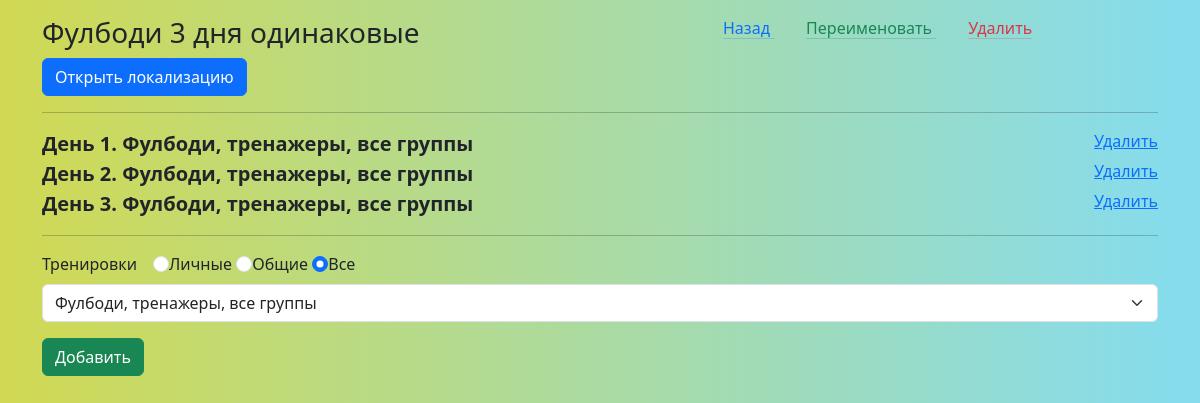
/plan_new/5 (signed in), run on the app's committed database.
### _models.py (models this page shows, shortened)
class Plan(db.Model):
    __tablename__ = 'plans'
    id = db.Column(db.Integer, primary_key=True)
    name = db.Column(db.String, default='New Plan')
    local_names = db.Column(db.Text)
    owner = db.Column(db.String, default='Admin')
    img = db.Column(db.Text)
    trainings = relationship('Training', secondary='plan_trainings', back_populates='plans')

class User(db.Model, UserMixin):
    __tablename__ = 'users'
    id = db.Column(db.Integer, primary_key=True)
    name = db.Column(db.String(80), nullable=False, unique=True)
    password = db.Column(db.String(80), nullable=False)
    role = db.Column(db.String(80), nullable=False, default='user')
    email = db.Column(db.String(80), unique=True, nullable=False)
    language = db.Column(db.String(20), default='EN')
    preferences = db.Column(db.Text, default=[])
    date_registration = Column(db.DateTime)
    date_last_activity = Column(db.DateTime)
    trainings = relationship('UserTraining', back_populates='user')

class Training(db.Model):
    __tablename__ = 'trainings'
    training_id = db.Column(db.Integer, primary_key=True)
    name = db.Column(db.String(50), nullable=False)
    local_names = db.Column(db.Text)
    owner = db.Column(db.String(80), default='admin')
    exercises = relationship('Exercise', secondary='training_exercises', overlaps="trainings")
    user_trainings = relationship('UserTraining', back_populates='training', cascade='all, delete-orphan')
    plans = relationship('Plan', secondary='plan_trainings', back_populates='trainings')

### main.py (the view)
@app.route('/plan_new/<int:plan_id>', methods=['POST', 'GET'])
@login_required
def plan_new(plan_id):
    languages = config.LANGUAGES
    empty_locals = {lang: '' for lang in languages}
    train_local_names= {}
    plan_trainings = []
    all_plan_trainings = []
    plan_local_names = empty_locals
    conditions = or_(Training.owner == 'admin', Training.owner == current_user.name)
    trainings = Training.query.filter(conditions).all()
    for train in trainings:
        if train.owner == 'admin':
            print(train.name)
            train_local_names_loads = json.loads(train.local_names)
            train_local_name = train_local_names_loads[current_user.language]
        else:
            train_local_name = train.name
        train_local_names[train] = train_local_name
    plan = Plan.query.get(plan_id)
    if plan:
        plan_local_names = json.loads(plan.local_names) if plan.local_names is not None else empty_locals
        plan_trainings = Plan_Trainings.query.filter_by(plan_id=plan_id).all()
        train_ids = [plan_training.training_id for plan_training in plan_trainings]
        for plan_training in plan_trainings:
            if plan_training.training_id in train_ids:
                train = Training.query.get(plan_training.training_id)
                all_plan_trainings.append([train, plan_training.id])
    if request.method == 'POST' and plan_id == 0:
        plan_name = request.form.get('plan_name')
        unique_name = generate_unique_plan_name(plan_name)
        plan = Plan(name=unique_name, owner=current_user.name)
        db.session.add(plan)
        try:
            db.session.commit()
        except:
            db.session.rollback()
            local_flash('Base_error')
            return redirect(url_for('plans_all'))
    else:
        plan = Plan.query.get(plan_id)
        if not plan:
            return redirect(url_for('plans_all'))
        if plan.owner != current_user.name:
            local_flash('cannot_edit_plan')
            return redirect(url_for('plans_all'))
    return render_template('plan_new.html', trainings=trainings, plan=plan, plan_trainings=plan_trainings, plan_id=plan.id,
                           all_plan_trainings=all_plan_trainings, languages=languages, plan_local_names=plan_local_names,
                           train_local_names=train_local_names)

### _logic.py (called while the page is built)
def load_localization_dict():
    phrases = Localization.query.all()
    phrases_list = {}
    for phrase in phrases:
        translations_dict = json.loads(phrase.translations)
        phrases_list[phrase.key] = translations_dict
    return phrases_list

### main.py (called while the page is built)
@login_manager.user_loader
def load_user(user_id):
    return User.query.get(int(user_id))

@app.context_processor
def inject_local_dict():
    local_dict = load_localization_dict()
    return {'local_dict': local_dict}

### templates/plan_new.html (shortened to what this page needs)
{% extends 'base.html' %}
{% block body %}
<div class="p-0 m-0 mt-3">
    <div class="row">
        <div class="col-7">
            <h3>{{plan.name}}</h3>
        </div>
        <div class="col-4">
            <a href="/plans_all" class="mx-3 link-primary link-offset-2 link-underline-opacity-25 link-underline-opacity-100-hover">
                {{local_dict['Back'][current_user.language]}}
            </a>
            <a href="#" data-bs-toggle="modal" data-bs-target="#rename_plan" class="mx-3 link-success link-offset-2 link-underline-opacity-25 link-underline-opacity-100-hover">
                {{local_dict['Rename'][current_user.language]}}
            </a>
            <a href="#" data-bs-toggle="modal" data-bs-target="#delete_plan" class="mx-3 link-danger link-offset-2 link-underline-opacity-25 link-underline-opacity-100-hover">
                {{local_dict['Delete'][current_user.language]}}
            </a>
        </div>
    </div>
    {% if current_user.role == 'admin' %}
        <form action="/save_plan_localization" method="post">
            <div class="">
                <a class="btn btn-primary" data-bs-toggle="collapse" href="#localization_collapse" role="button" aria-expanded="false" aria-controls="localization_collapse">
                    Открыть локализацию
                  </a>
            </div>
        </form>
        {% endif %}
    <hr>
<div class="mb-2" id="plan_trainings" data-plan-id="{{ plan_id }}">
    {% for train_plantrain in all_plan_trainings %}
    <div class="d-flex">
        <div class="fs-5 fw-semibold flex-grow-1">
            {{local_dict['Day'][current_user.language]}} {{loop.index}}. {{train_local_names[train_plantrain[0]]}}
        </div>
        <div class="d-flex">
            <a href="/del_train_from_plan/{{train_plantrain[1]}}">
                {{local_dict['Delete'][current_user.language]}}
            </a>
        </div>
    </div>
    {% endfor %}
</div>
<hr>
    <div class="d-flex mb-2">
        <div class="me-3">
            {{local_dict['Workouts'][current_user.language]}}
        </div>
        <div class="me-3">
            <input class="form-check-input" type="radio" id="personal" name="plan_new_radio_filter" value="personal"><label for="personal">
            {{local_dict['Personal'][current_user.language]}}
        </label>
            <input class="form-check-input" type="radio" id="common" name="plan_new_radio_filter" value="common"><label for="common">
            {{local_dict['General'][current_user.language]}}
        </label>
            <input class="form-check-input" type="radio" id="all" name="plan_new_radio_filter" checked value="all"><label for="all">
            {{local_dict['All'][current_user.language]}}
        </label>
        </div>
    </div>
<div class="">
     <select name="select_train" id="select_train" class="form-select form-select-md mb-3 me-2" aria-label=".form-select-md example">
        {% for train in trainings %}
            <option data-owner="{{train.owner}}" value="{{train.training_id}}">{{train_local_names[train]}}</option>
        {% endfor %}
    </select>
</div>
    <form id="myForm" action="/plan_add_train" method="post">
        <div class="">
            <input type="submit" class="btn btn-success"  value="{{local_dict['Add'][current_user.language]}}">
        </div>
    </form>
</div>
{% endblock %}

### static/css/main.css (style rules this page uses)
body { background-image: linear-gradient(90deg, rgba(2,0,36,1) 0%, rgba(209,217,83,1) 0%, rgba(134,220,237,1) 98%); background-size: cover; background-repeat: no-repeat; background-attachment: fixed; }

### data on the page
Plan: name "Фулбоди 3 дня одинаковые"
User: language "Назад", language "Переименовать", language "Удалить", language "День", language "Тренировки", language "Личные", language "Общие", language "Все", language "Добавить"
Training: name "Фулбоди, тренажеры, все группы"

### other printed values
form field select_train "Фулбоди, тренажеры, все группы"
